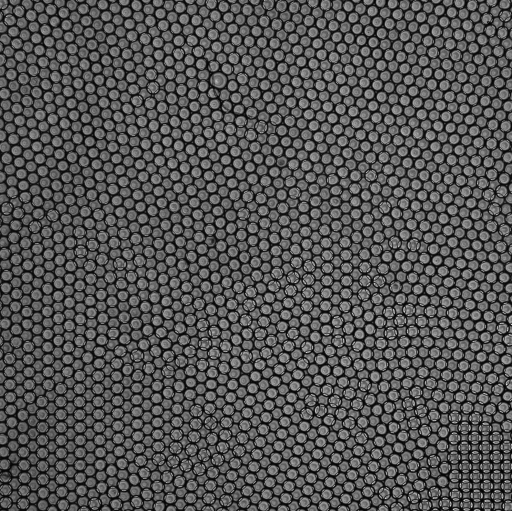
#> input picture _old/4_1_2023_Fluor/BF/Inlet8.png, 1024 x 1022 px (shown at 1/2 size)
$ python SegmentBF.py
#> lines starting #> are read from the running program, lines starting #| are printed output that depends on the picture; after the words box and inside, x2 and y2 are one past the last pixel; in counts of white or black regions, pixels touching at a corner belong together
import numpy as np
import scipy.ndimage
import seaborn
from scipy.ndimage import binary_fill_holes
import skimage
from PIL import Image
from pathlib import Path
import matplotlib.pyplot as plt

rootPath = Path(r"BF")


# [60 lines left out: functions DoSegment, DoSegmentRinse, DoSegmentCrosstalk, not called in this run]


def DoSegmentInlets(preview=False):
#> called with preview = True
    path = rootPath / "Inlet8.png"
    bfImage = np.asarray(Image.open(path).convert(mode="L"))
#> bfImage is the input picture: shape (1022, 1024); min 0, max 255, mean 84.1

    seg = skimage.morphology.remove_small_objects(bfImage > 45, 100)
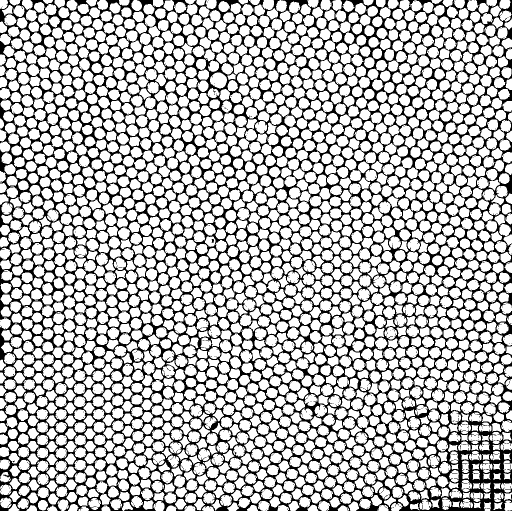
#> seg: shape (1022, 1024) bool (shown at 1/2 size); 71.1% white; 1272 black regions (1270 under 20 px)

    regions = skimage.measure.regionprops(skimage.measure.label(seg))
#> regions = 2164 regions; largest, box (x1, y1, x2, y2) and area: (420, 145, 454, 177) 811, (789, 315, 825, 355) 721, (697, 70, 733, 110) 691, (998, 448, 1024, 491) 667, (815, 477, 840, 503) 449
    segmented = np.zeros_like(seg)
    for region in regions:
        if region.eccentricity > 0.5 or region.area > 1000:
            continue
        segmented[skimage.draw.disk(region.centroid, 2)] = True
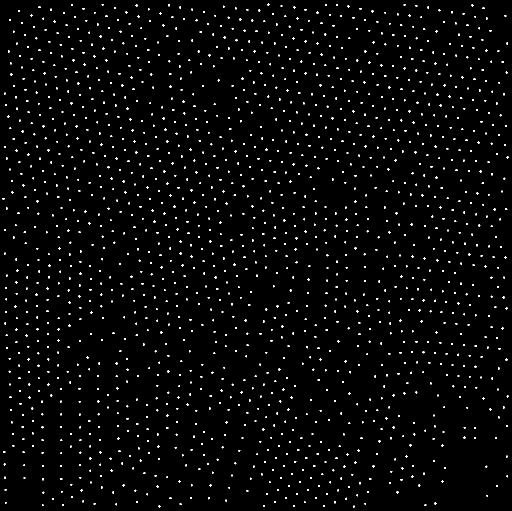
#> segmented: shape (1022, 1024) bool (shown at 1/2 size); 2% white in thin lines or dots

    Image.fromarray(segmented).convert(mode="1").save(
        rootPath / "Segmented" / (path.stem + ".png"))
    if preview:
        Preview(bfImage, segmented)


def Preview(imageNP, segmentedNP):
    fig, axsAll = plt.subplots(1, 3, sharex='all', sharey='all')
    axs = (x for x in axsAll.flatten())
    overlay = np.stack([(imageNP.astype(float) * 0.75).astype(np.uint8)] * 3, axis=-1)
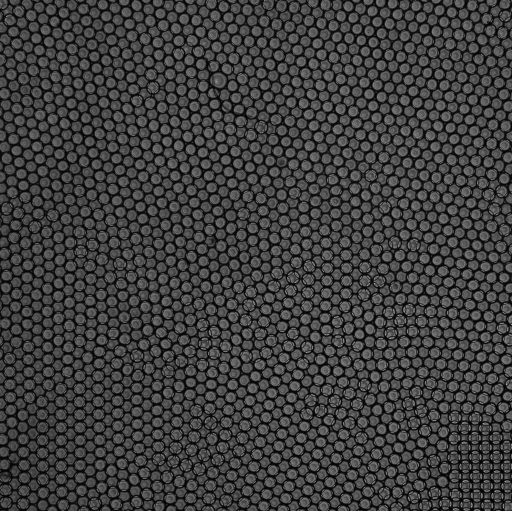
#> overlay: shape (1022, 1024, 3) (shown at 1/2 size); min 0, max 191, mean 62.7
    overlay[segmentedNP, 1] = 255
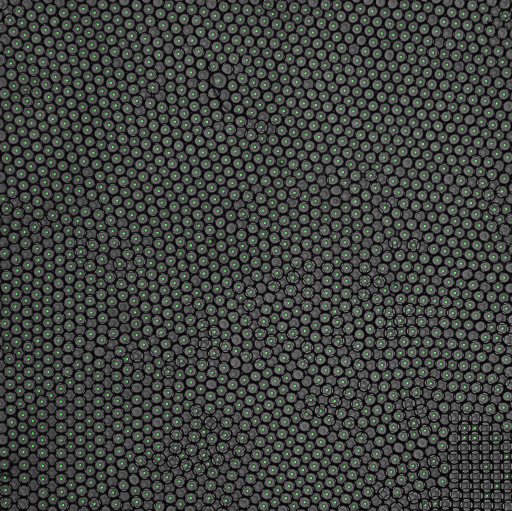
#> overlay: shape (1022, 1024, 3) (shown at 1/2 size); 2.03% of pixels changed, all inside (x1, y1, x2, y2) = (5, 7, 1017, 1015); drawn as R, G, B
    plt.sca(next(axs))
    plt.imshow(imageNP, cmap="gray", interpolation="nearest")
    plt.sca(next(axs))
    plt.imshow(segmentedNP, cmap="gray", interpolation="nearest")
    plt.sca(next(axs))
    plt.imshow(overlay)

    for ax in axsAll.flatten():
        ax.set_xticklabels([])
        ax.set_yticklabels([])
        ax.axis('off')
        ax.set_aspect('equal')
    fig.subplots_adjust(wspace=0, hspace=0)
    plt.tight_layout()


DoSegmentInlets(preview=True)
plt.show()

$ run again, with _old/4_1_2023_Fluor/BF/Rinse2.png copied over _old/4_1_2023_Fluor/BF/Inlet8.png
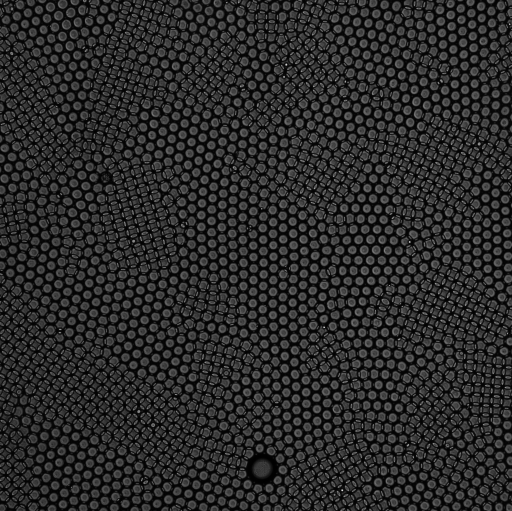
#> input picture _old/4_1_2023_Fluor/BF/Rinse2.png, 1024 x 1022 px (shown at 1/2 size)
#> in DoSegmentInlets, bfImage is the input picture: shape (1022, 1024); min 0, max 255, mean 42.4
#> in DoSegmentInlets, `seg = skimage.morphology.remove_small_objects(bfImage > 45, 100)`:
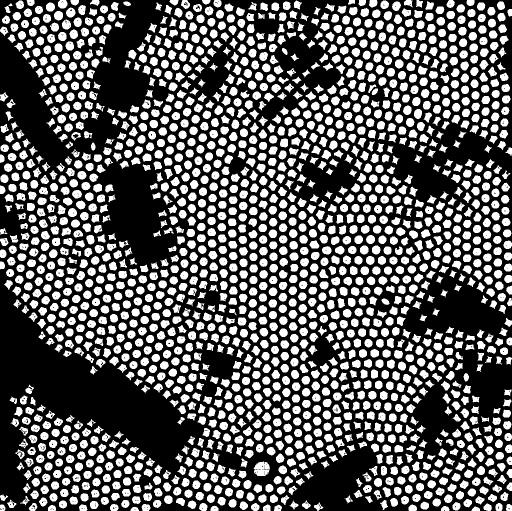
#> seg: shape (1022, 1024) bool (shown at 1/2 size); 36% white; 1927 white regions
#> regions = 1927 regions; largest, box (x1, y1, x2, y2) and area: (507, 922, 540, 952) 689, (132, 15, 151, 35) 276, (108, 22, 126, 41) 273, (116, 0, 135, 17) 269, (124, 39, 142, 59) 267
#> in Preview, `overlay[segmentedNP, 1] = 255`:
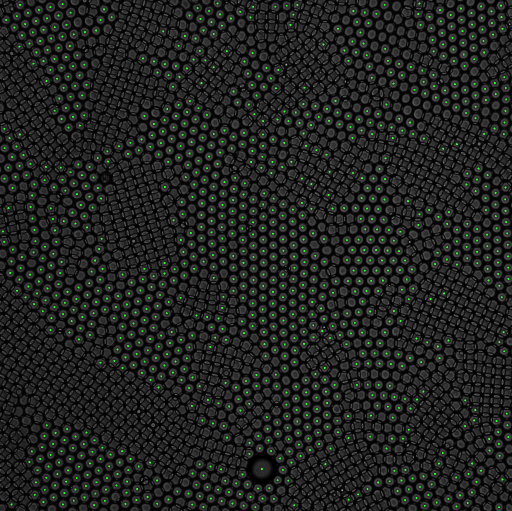
#> overlay: shape (1022, 1024, 3) (shown at 1/2 size); mean of channels 0, 1, 2 31.4, 34.1, 31.4; drawn as R, G, B

$ run again, with _old/4_1_2023_Fluor/BF/Inlet1.png copied over _old/4_1_2023_Fluor/BF/Inlet8.png
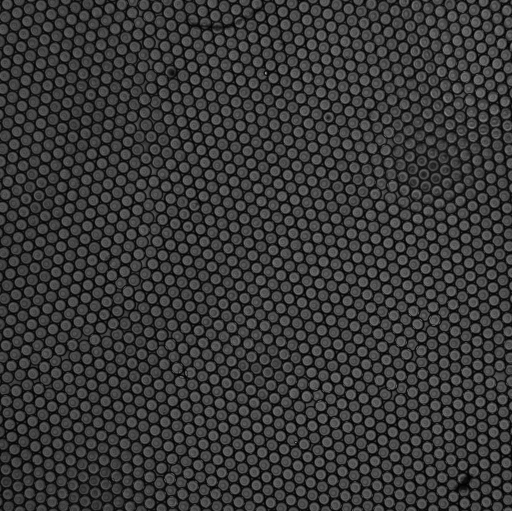
#> input picture _old/4_1_2023_Fluor/BF/Inlet1.png, 1024 x 1022 px (shown at 1/2 size)
#> in DoSegmentInlets, bfImage is the input picture: shape (1022, 1024); min 0, max 255, mean 54.8
#> in DoSegmentInlets, `seg = skimage.morphology.remove_small_objects(bfImage > 45, 100)`:
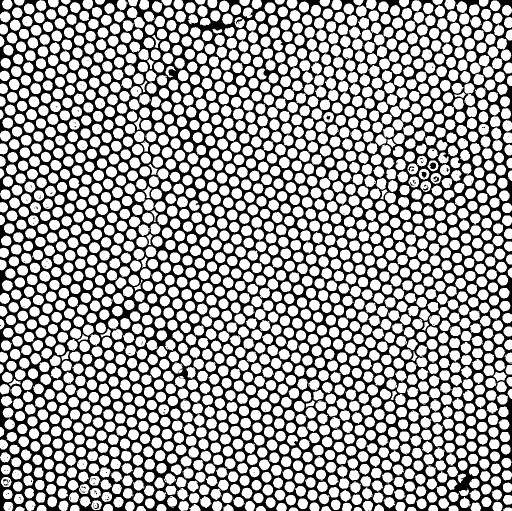
#> seg: shape (1022, 1024) bool (shown at 1/2 size); 61.8% white; 269 black regions (259 under 20 px)
#> regions = 1918 regions; largest, box (x1, y1, x2, y2) and area: (929, 76, 950, 99) 389, (784, 35, 806, 58) 383, (766, 254, 789, 276) 383, (529, 5, 551, 27) 382, (814, 66, 836, 89) 380
#> in Preview, `overlay[segmentedNP, 1] = 255`:
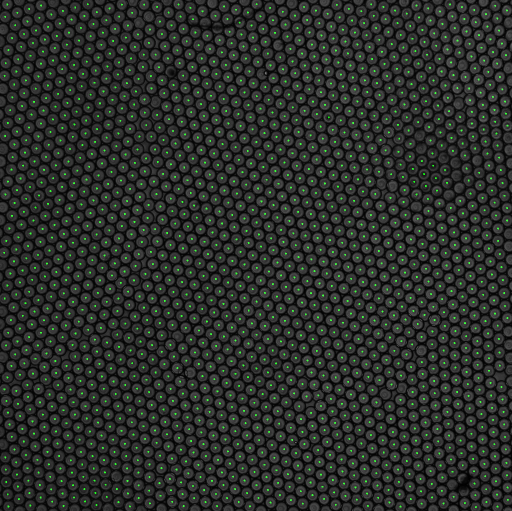
#> overlay: shape (1022, 1024, 3) (shown at 1/2 size); mean of channels 0, 1, 2 40.7, 44.9, 40.7; drawn as R, G, B
